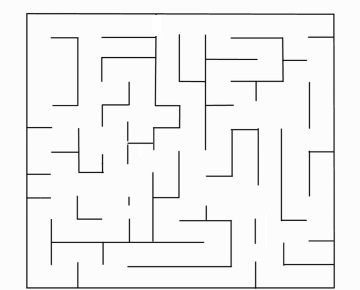
#> input picture Robot Perception/Final Project/maze_solver/maze.jpg, 360 x 290 px
$ python optimized_maze_solver.py
#> lines starting #> are read from the running program, lines starting #| are printed output that depends on the picture; after the words box and inside, x2 and y2 are one past the last pixel; in counts of white or black regions, pixels touching at a corner belong together
#> further down, img is the input picture: shape (290, 360); min 6, max 255, mean 242.1

import cv2
import matplotlib.pyplot as plt
import numpy as np
import heapq
import time

class Vertex:
    def __init__(self, x_coord, y_coord):
        self.x = x_coord
        self.y = y_coord
        self.d = float('inf')
        self.parent = None
        self.processed = False

class MazeSolver:
    def __init__(self, src, dst, img=None, img_path=None, dilatation_size=2):
        if img is not None:
            self.img = self.proc_img(image=img, dilatation_size=dilatation_size)
        else:
            self.img = self.proc_img(image_path=img_path, dilatation_size=dilatation_size)
        self.src = src
        self.dst = dst

    def get_neighbors(self, mat, r, c):
        offsets = [(-1, 0), (1, 0), (0, -1), (0, 1)]
        neighbors = [
            mat[r + dr][c + dc]
            for dr, dc in offsets
            if 0 <= r + dr < mat.shape[0] and 0 <= c + dc < mat.shape[1] and not mat[r + dr][c + dc].processed
        ]
        return neighbors

    def get_distance(self, img, u, v):
        return 0.1 + np.sum((img[v[0], v[1]] - img[u[0], u[1]])**2)

    def draw_path(self, path, thickness=1):
        cv2.circle(self.img, self.src, 2, (255, 0, 0), 8)
        cv2.circle(self.img, self.dst, 2, (0, 0, 255), 8)
        for i in range(len(path) - 1):
            cv2.line(self.img, tuple(path[i]), tuple(path[i+1]), (255, 0, 0), thickness)

    def find_shortest_path(self):
        src, dst = self.src, self.dst
        img = self.img
        pq = []
        heapq.heappush(pq, (0, src))
        rows, cols = img.shape[:2]
        matrix = np.array([[Vertex(c, r) for c in range(cols)] for r in range(rows)])
        matrix[src[1]][src[0]].d = 0

        while pq:
            dist, (x, y) = heapq.heappop(pq)
            current = matrix[y][x]
            if current.processed:
                continue
            current.processed = True
            if (x, y) == dst:
                break

            for neighbor in self.get_neighbors(matrix, y, x):
                new_dist = dist + self.get_distance(img, (y, x), (neighbor.y, neighbor.x))
                if new_dist < neighbor.d:
                    neighbor.d = new_dist
                    neighbor.parent = (x, y)
                    heapq.heappush(pq, (new_dist, (neighbor.x, neighbor.y)))

        path = []
        current = matrix[dst[1]][dst[0]]
        while current is not None:
            path.append((current.x, current.y))
            current = matrix[current.parent[1]][current.parent[0]] if current.parent else None
        return path[::-1]

    def proc_img(self, img_path=None, image=None, dilatation_size=2):
#> called with dilatation_size = 2
        if image is None:
            image = cv2.imread(img_path, cv2.IMREAD_GRAYSCALE)

        _, binary_image = cv2.threshold(image, 127, 255, cv2.THRESH_BINARY_INV)
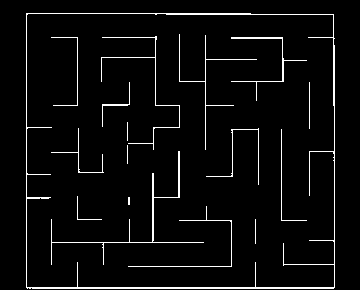
#> binary_image: shape (290, 360); 4.1% white in thin lines or dots, all inside (x1, y1, x2, y2) = (26, 13, 335, 289)
        element = cv2.getStructuringElement(cv2.MORPH_RECT, (2 * dilatation_size + 1, 2 * dilatation_size + 1))
        dilated_edges = cv2.dilate(binary_image, element)
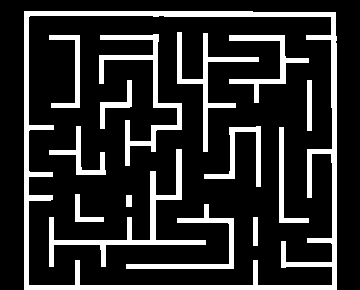
#> dilated_edges: shape (290, 360); 18% white; 15 white regions

        contours, _ = cv2.findContours(dilated_edges, cv2.RETR_EXTERNAL, cv2.CHAIN_APPROX_SIMPLE)
#> contours = 1 contour; box (x1, y1, x2, y2) and area: (24, 11, 337, 290) 86627
        largest_contour = max(contours, key=cv2.contourArea)
#> largest_contour = contour of 12 points, box (x1, y1, x2, y2) (24, 11, 337, 290), area 86627
        x, y, w, h = cv2.boundingRect(largest_contour)
#> x = 24; y = 11; w = 313; h = 279
        cropped_image = dilated_edges[y:y+h, x:x+w]
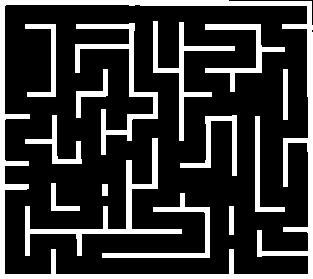
#> cropped_image: shape (279, 313); 21.5% white; 15 white regions, largest, box (x1, y1, x2, y2) and area: (0, 0, 313, 279) 7585, (25, 138, 182, 256) 2060, (75, 23, 158, 155) 1839

        inv_cropped_img = cv2.bitwise_not(cropped_image)
        img = cv2.cvtColor(inv_cropped_img, cv2.COLOR_GRAY2BGR)
        return img

if __name__ == '__main__':
    st=time.time()
    img = cv2.imread('maze.jpg', cv2.IMREAD_GRAYSCALE)
    src = (150, 265)
    dst = (10, 10)
    solver = MazeSolver(src=src, dst=dst, img=img)
    path = solver.find_shortest_path()
#> the loop in find_shortest_path, `while pq:` made 88674 passes
#> (dist, x, y) on passes 2 to 4: (0.1, 149, 265), (0.1, 150, 264), (0.1, 150, 266)
#> after the loop in find_shortest_path, `while pq:`: neighbor.d = 43.4; neighbor.parent = (8, 12)
#> in find_shortest_path, `path = []`: path = []
#> after the loop in find_shortest_path, `while current is not None:`: path = 434 pairs, first value 10 to 150, second value 10 to 265
    solver.draw_path(path, thickness=2)
#> in draw_path, `cv2.circle(self.img, self.src, 2, (255, 0, 0), 8)`:
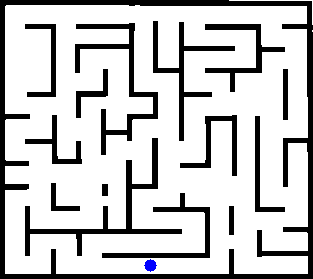
#> self.img: shape (279, 313, 3); mean B, G, R 200.2, 199.9, 199.9
#> in draw_path, `cv2.circle(self.img, self.dst, 2, (0, 0, 255), 8)`: self.img: shape (279, 313, 3); 0.13% of pixels changed, all inside (x1, y1, x2, y2) = (4, 4, 17, 17)
#> after the loop in draw_path, `for i in range(len(path) - 1):`:
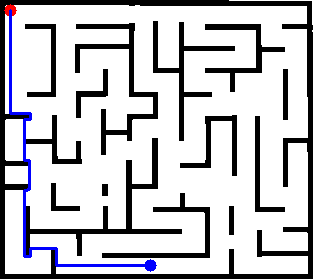
#> self.img: shape (279, 313, 3); mean B, G, R 200.4, 196.3, 196.6
    print(time.time()-st)
    plt.figure(figsize=(7, 7))
    plt.imshow(solver.img)
    plt.show()
